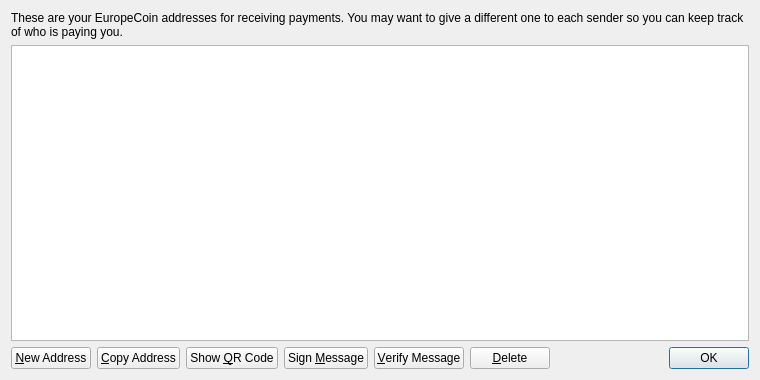
<?xml version="1.0" encoding="UTF-8"?>
<ui version="4.0">
 <class>AddressBookPage</class>
 <widget class="QWidget" name="AddressBookPage">
  <property name="geometry">
   <rect>
    <x>0</x>
    <y>0</y>
    <width>760</width>
    <height>380</height>
   </rect>
  </property>
  <property name="windowTitle">
   <string>Address Book</string>
  </property>
  <layout class="QVBoxLayout" name="verticalLayout">
   <item>
    <widget class="QLabel" name="labelExplanation">
     <property name="text">
      <string>These are your EuropeCoin addresses for receiving payments. You may want to give a different one to each sender so you can keep track of who is paying you.</string>
     </property>
     <property name="textFormat">
      <enum>Qt::PlainText</enum>
     </property>
     <property name="wordWrap">
      <bool>true</bool>
     </property>
    </widget>
   </item>
   <item>
    <widget class="QTableView" name="tableView">
     <property name="contextMenuPolicy">
      <enum>Qt::CustomContextMenu</enum>
     </property>
     <property name="toolTip">
      <string>Double-click to edit address or label</string>
     </property>
     <property name="tabKeyNavigation">
      <bool>false</bool>
     </property>
     <property name="alternatingRowColors">
      <bool>true</bool>
     </property>
     <property name="selectionMode">
      <enum>QAbstractItemView::SingleSelection</enum>
     </property>
     <property name="selectionBehavior">
      <enum>QAbstractItemView::SelectRows</enum>
     </property>
     <property name="sortingEnabled">
      <bool>true</bool>
     </property>
     <attribute name="verticalHeaderVisible">
      <bool>false</bool>
     </attribute>
    </widget>
   </item>
   <item>
    <layout class="QHBoxLayout" name="horizontalLayout">
     <item>
      <widget class="QPushButton" name="newAddressButton">
       <property name="toolTip">
        <string>Create a new address</string>
       </property>
       <property name="text">
        <string>&amp;New Address</string>
       </property>
       <property name="icon">
        <iconset resource="../bitcoin.qrc">
         <normaloff>:/icons/add</normaloff>:/icons/add</iconset>
       </property>
      </widget>
     </item>
     <item>
      <widget class="QPushButton" name="copyToClipboard">
       <property name="toolTip">
        <string>Copy the currently selected address to the system clipboard</string>
       </property>
       <property name="text">
        <string>&amp;Copy Address</string>
       </property>
       <property name="icon">
        <iconset resource="../bitcoin.qrc">
         <normaloff>:/icons/editcopy</normaloff>:/icons/editcopy</iconset>
       </property>
      </widget>
     </item>
     <item>
      <widget class="QPushButton" name="showQRCode">
       <property name="text">
        <string>Show &amp;QR Code</string>
       </property>
       <property name="icon">
        <iconset resource="../bitcoin.qrc">
         <normaloff>:/icons/qrcode</normaloff>:/icons/qrcode</iconset>
       </property>
      </widget>
     </item>
     <item>
      <widget class="QPushButton" name="signMessage">
       <property name="toolTip">
        <string>Sign a message to prove you own a EuropeCoin address</string>
       </property>
       <property name="text">
        <string>Sign &amp;Message</string>
       </property>
       <property name="icon">
        <iconset resource="../bitcoin.qrc">
         <normaloff>:/icons/edit</normaloff>:/icons/edit</iconset>
       </property>
      </widget>
     </item>
     <item>
      <widget class="QPushButton" name="verifyMessage">
       <property name="toolTip">
        <string>Verify a message to ensure it was signed with a specified EuropeCoin address</string>
       </property>
       <property name="text">
        <string>&amp;Verify Message</string>
       </property>
       <property name="icon">
        <iconset resource="../bitcoin.qrc">
         <normaloff>:/icons/transaction_0</normaloff>:/icons/transaction_0</iconset>
       </property>
      </widget>
     </item>
     <item>
      <widget class="QPushButton" name="deleteButton">
       <property name="toolTip">
        <string>Delete the currently selected address from the list</string>
       </property>
       <property name="text">
        <string>&amp;Delete</string>
       </property>
       <property name="icon">
        <iconset resource="../bitcoin.qrc">
         <normaloff>:/icons/remove</normaloff>:/icons/remove</iconset>
       </property>
      </widget>
     </item>
     <item>
      <spacer name="horizontalSpacer">
       <property name="orientation">
        <enum>Qt::Horizontal</enum>
       </property>
       <property name="sizeHint" stdset="0">
        <size>
         <width>40</width>
         <height>20</height>
        </size>
       </property>
      </spacer>
     </item>
     <item>
      <widget class="QDialogButtonBox" name="buttonBox">
       <property name="sizePolicy">
        <sizepolicy hsizetype="Maximum" vsizetype="Fixed">
         <horstretch>0</horstretch>
         <verstretch>0</verstretch>
        </sizepolicy>
       </property>
       <property name="standardButtons">
        <set>QDialogButtonBox::Ok</set>
       </property>
      </widget>
     </item>
    </layout>
   </item>
  </layout>
 </widget>
 <resources>
  <include location="../bitcoin.qrc"/>
 </resources>
 <connections/>
</ui>
